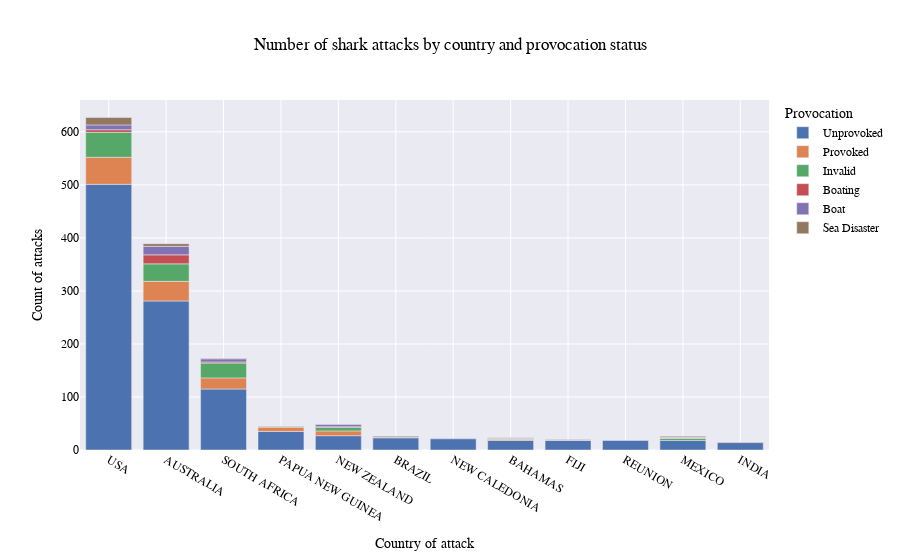

The notebook cell this image was saved under:
### Markdown cell above
## Provocation by Country

How does provocation factor in? Are some areas more dangerous regardless of how provoked the sharks are? Or is the distribution of attacks by provocation status equal around the world?

### Code cell
def produce_ranked_bar(data:pd.DataFrame, y:str, x:str, color:str, labels:dict, limit:int, title:str)->go.Figure:
    '''
    Produce a ranked bar chart with set stylings and able to take multiple inputs
    
    :param data: Data frame to produce the chart from
    :param y: The y value to count for the chart
    :param x: The x value to plot
    :param color: The color value to disaggregate
    :param labels: The labels to use in the chart
    :param limit: The limit to show only x values in the chart
    :param title: The title of the chart 
    
    :returns: The ranked bar chart plotly Figure
    '''
    # decide whether there is only one or two groupings
    if color: 
        groupby = [x, color]
    else:
        groupby = [x]
    
    # perform grouping 
    bar_data = data.groupby(['Country', 'Type']).count().reset_index()
    
    # rank the data so that only top x are shown
    ranked = bar_data.sort_values('CaseNumber', ascending=False)
    top_twenty = ranked[x][:limit].tolist()
    ranked = ranked[ranked[x].isin(top_twenty)]
    
    # build the charts using the parameters
    if color:
        bar = px.bar(ranked, x=x, y=y, color=color, template='seaborn',
                    labels=labels, title=title)
    else:
        bar = px.bar(ranked, x=x, y=y, color=color, template='seaborn',
                    labels=labels, title=title)

    bar.update_layout(
        font_family="Arial",
        font_color="black")
    
    return bar

y = 'CaseNumber'
x = 'Country'
color = 'Type'
labels = labels={
    'Country': 'Country of attack',
    'CaseNumber': 'Count of attacks',
    'Type': 'Provocation'
}
limit = 20
title='Number of shark attacks by country and provocation status'

produce_ranked_bar(df, y, x, color, labels, limit, title).show()

### Figure 1 — Plotly figure (JSON) as saved in the notebook; plotly's stock layout.template omitted (floating-point values rounded to 4 significant figures)
{"data": [{"alignmentgroup": "True", "hovertemplate": "Provocation=Unprovoked<br>Country of attack=%{x}<br>Count of attacks=%{y}<extra></extra>", "legendgroup": "Unprovoked", "marker": {"color": "rgb(76,114,176)", "pattern": {"shape": ""}}, "name": "Unprovoked", "offsetgroup": "Unprovoked", "orientation": "v", "showlegend": true, "textposition": "auto", "type": "bar", "x": ["USA", "AUSTRALIA", "SOUTH AFRICA", "PAPUA NEW GUINEA", "NEW ZEALAND", "BRAZIL", "NEW CALEDONIA", "BAHAMAS", "FIJI", "REUNION", "MEXICO", "INDIA"], "xaxis": "x", "y": [501, 281, 115, 35, 27, 23, 21, 18, 18, 18, 18, 14], "yaxis": "y"}, {"alignmentgroup": "True", "hovertemplate": "Provocation=Provoked<br>Country of attack=%{x}<br>Count of attacks=%{y}<extra></extra>", "legendgroup": "Provoked", "marker": {"color": "rgb(221,132,82)", "pattern": {"shape": ""}}, "name": "Provoked", "offsetgroup": "Provoked", "orientation": "v", "showlegend": true, "textposition": "auto", "type": "bar", "x": ["USA", "AUSTRALIA", "SOUTH AFRICA", "NEW ZEALAND", "PAPUA NEW GUINEA", "BAHAMAS"], "xaxis": "x", "y": [51, 37, 21, 9, 8, 2], "yaxis": "y"}, {"alignmentgroup": "True", "hovertemplate": "Provocation=Invalid<br>Country of attack=%{x}<br>Count of attacks=%{y}<extra></extra>", "legendgroup": "Invalid", "marker": {"color": "rgb(85,168,104)", "pattern": {"shape": ""}}, "name": "Invalid", "offsetgroup": "Invalid", "orientation": "v", "showlegend": true, "textposition": "auto", "type": "bar", "x": ["USA", "AUSTRALIA", "SOUTH AFRICA", "NEW ZEALAND", "MEXICO", "PAPUA NEW GUINEA", "BAHAMAS", "BRAZIL"], "xaxis": "x", "y": [47, 33, 28, 7, 4, 1, 1, 1], "yaxis": "y"}, {"alignmentgroup": "True", "hovertemplate": "Provocation=Boating<br>Country of attack=%{x}<br>Count of attacks=%{y}<extra></extra>", "legendgroup": "Boating", "marker": {"color": "rgb(196,78,82)", "pattern": {"shape": ""}}, "name": "Boating", "offsetgroup": "Boating", "orientation": "v", "showlegend": true, "textposition": "auto", "type": "bar", "x": ["AUSTRALIA", "USA", "SOUTH AFRICA", "NEW ZEALAND", "BAHAMAS", "MEXICO", "INDIA"], "xaxis": "x", "y": [17, 5, 2, 1, 1, 1, 1], "yaxis": "y"}, {"alignmentgroup": "True", "hovertemplate": "Provocation=Boat<br>Country of attack=%{x}<br>Count of attacks=%{y}<extra></extra>", "legendgroup": "Boat", "marker": {"color": "rgb(129,114,179)", "pattern": {"shape": ""}}, "name": "Boat", "offsetgroup": "Boat", "orientation": "v", "showlegend": true, "textposition": "auto", "type": "bar", "x": ["AUSTRALIA", "USA", "SOUTH AFRICA", "NEW ZEALAND", "FIJI", "MEXICO"], "xaxis": "x", "y": [16, 9, 6, 4, 1, 1], "yaxis": "y"}, {"alignmentgroup": "True", "hovertemplate": "Provocation=Sea Disaster<br>Country of attack=%{x}<br>Count of attacks=%{y}<extra></extra>", "legendgroup": "Sea Disaster", "marker": {"color": "rgb(147,120,96)", "pattern": {"shape": ""}}, "name": "Sea Disaster", "offsetgroup": "Sea Disaster", "orientation": "v", "showlegend": true, "textposition": "auto", "type": "bar", "x": ["USA", "AUSTRALIA", "BRAZIL", "MEXICO", "SOUTH AFRICA", "PAPUA NEW GUINEA", "FIJI", "BAHAMAS"], "xaxis": "x", "y": [14, 5, 2, 2, 1, 1, 1, 1], "yaxis": "y"}], "layout": {"barmode": "relative", "font": {"color": "black", "family": "Arial"}, "legend": {"title": {"text": "Provocation"}, "tracegroupgap": 0}, "title": {"text": "Number of shark attacks by country and provocation status"}, "xaxis": {"anchor": "y", "domain": [0, 1], "title": {"text": "Country of attack"}}, "yaxis": {"anchor": "x", "domain": [0, 1], "title": {"text": "Count of attacks"}}}}
